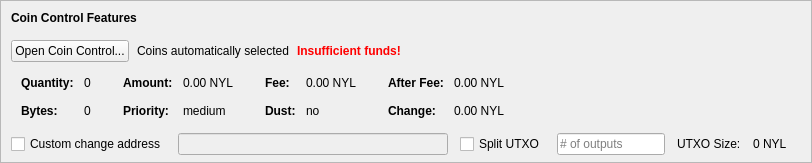
    <widget class="QFrame" name="frameCoinControl">
     <property name="sizePolicy">
      <sizepolicy hsizetype="Expanding" vsizetype="Expanding">
       <horstretch>0</horstretch>
       <verstretch>0</verstretch>
      </sizepolicy>
     </property>
     <property name="maximumSize">
      <size>
       <width>16777215</width>
       <height>16777215</height>
      </size>
     </property>
     <property name="frameShape">
      <enum>QFrame::StyledPanel</enum>
     </property>
     <property name="frameShadow">
      <enum>QFrame::Sunken</enum>
     </property>
     <layout class="QVBoxLayout" name="verticalLayoutCoinControl2">
      <property name="spacing">
       <number>0</number>
      </property>
      <property name="leftMargin">
       <number>0</number>
      </property>
      <property name="topMargin">
       <number>0</number>
      </property>
      <property name="rightMargin">
       <number>0</number>
      </property>
      <property name="bottomMargin">
       <number>6</number>
      </property>
      <item>
       <layout class="QVBoxLayout" name="verticalLayoutCoinControl" stretch="0,0,0,0,1">
        <property name="spacing">
         <number>0</number>
        </property>
        <property name="leftMargin">
         <number>10</number>
        </property>
        <property name="topMargin">
         <number>10</number>
        </property>
        <item>
         <layout class="QHBoxLayout" name="horizontalLayoutCoinControl1">
          <property name="bottomMargin">
           <number>15</number>
          </property>
          <item>
           <widget class="QLabel" name="labelCoinControlFeatures">
            <property name="sizePolicy">
             <sizepolicy hsizetype="Preferred" vsizetype="Maximum">
              <horstretch>0</horstretch>
              <verstretch>0</verstretch>
             </sizepolicy>
            </property>
            <property name="font">
             <font>
              <weight>75</weight>
              <bold>true</bold>
             </font>
            </property>
            <property name="styleSheet">
             <string notr="true">font-weight:bold;</string>
            </property>
            <property name="text">
             <string>Coin Control Features</string>
            </property>
           </widget>
          </item>
         </layout>
        </item>
        <item>
         <layout class="QHBoxLayout" name="horizontalLayoutCoinControl2" stretch="0,0,0,0">
          <property name="spacing">
           <number>8</number>
          </property>
          <property name="bottomMargin">
           <number>10</number>
          </property>
          <item>
           <widget class="QPushButton" name="pushButtonCoinControl">
            <property name="styleSheet">
             <string notr="true"/>
            </property>
            <property name="text">
             <string>Open Coin Control...</string>
            </property>
            <property name="autoDefault">
             <bool>false</bool>
            </property>
           </widget>
          </item>
          <item>
           <widget class="QLabel" name="labelCoinControlAutomaticallySelected">
            <property name="text">
             <string>Coins automatically selected</string>
            </property>
            <property name="margin">
             <number>5</number>
            </property>
           </widget>
          </item>
          <item>
           <widget class="QLabel" name="labelCoinControlInsuffFunds">
            <property name="font">
             <font>
              <weight>75</weight>
              <bold>true</bold>
             </font>
            </property>
            <property name="styleSheet">
             <string notr="true">color:red;font-weight:bold;</string>
            </property>
            <property name="text">
             <string>Insufficient funds!</string>
            </property>
            <property name="margin">
             <number>5</number>
            </property>
           </widget>
          </item>
          <item>
           <spacer name="horizontalSpacerCoinControl">
            <property name="orientation">
             <enum>Qt::Horizontal</enum>
            </property>
            <property name="sizeHint" stdset="0">
             <size>
              <width>40</width>
              <height>1</height>
             </size>
            </property>
           </spacer>
          </item>
         </layout>
        </item>
        <item>
         <widget class="QWidget" name="widgetCoinControl" native="true">
          <property name="sizePolicy">
           <sizepolicy hsizetype="Preferred" vsizetype="Preferred">
            <horstretch>0</horstretch>
            <verstretch>0</verstretch>
           </sizepolicy>
          </property>
          <property name="minimumSize">
           <size>
            <width>0</width>
            <height>0</height>
           </size>
          </property>
          <property name="styleSheet">
           <string notr="true"/>
          </property>
          <layout class="QHBoxLayout" name="horizontalLayoutCoinControl5">
           <property name="leftMargin">
            <number>0</number>
           </property>
           <property name="topMargin">
            <number>0</number>
           </property>
           <property name="rightMargin">
            <number>0</number>
           </property>
           <property name="bottomMargin">
            <number>0</number>
           </property>
           <item>
            <layout class="QHBoxLayout" name="horizontalLayoutCoinControl3" stretch="0,0,0,1">
             <property name="spacing">
              <number>20</number>
             </property>
             <property name="topMargin">
              <number>0</number>
             </property>
             <property name="bottomMargin">
              <number>10</number>
             </property>
             <item>
              <layout class="QFormLayout" name="formLayoutCoinControl1">
               <property name="horizontalSpacing">
                <number>10</number>
               </property>
               <property name="verticalSpacing">
                <number>14</number>
               </property>
               <property name="leftMargin">
                <number>10</number>
               </property>
               <property name="topMargin">
                <number>4</number>
               </property>
               <property name="rightMargin">
                <number>6</number>
               </property>
               <item row="0" column="0">
                <widget class="QLabel" name="labelCoinControlQuantityText">
                 <property name="font">
                  <font>
                   <weight>75</weight>
                   <bold>true</bold>
                  </font>
                 </property>
                 <property name="text">
                  <string>Quantity:</string>
                 </property>
                 <property name="margin">
                  <number>0</number>
                 </property>
                </widget>
               </item>
               <item row="0" column="1">
                <widget class="QLabel" name="labelCoinControlQuantity">
                 <property name="cursor">
                  <cursorShape>IBeamCursor</cursorShape>
                 </property>
                 <property name="contextMenuPolicy">
                  <enum>Qt::ActionsContextMenu</enum>
                 </property>
                 <property name="text">
                  <string notr="true">0</string>
                 </property>
                 <property name="margin">
                  <number>0</number>
                 </property>
                 <property name="textInteractionFlags">
                  <set>Qt::LinksAccessibleByMouse|Qt::TextSelectableByKeyboard|Qt::TextSelectableByMouse</set>
                 </property>
                </widget>
               </item>
               <item row="1" column="0">
                <widget class="QLabel" name="labelCoinControlBytesText">
                 <property name="font">
                  <font>
                   <weight>75</weight>
                   <bold>true</bold>
                  </font>
                 </property>
                 <property name="text">
                  <string>Bytes:</string>
                 </property>
                </widget>
               </item>
               <item row="1" column="1">
                <widget class="QLabel" name="labelCoinControlBytes">
                 <property name="cursor">
                  <cursorShape>IBeamCursor</cursorShape>
                 </property>
                 <property name="contextMenuPolicy">
                  <enum>Qt::ActionsContextMenu</enum>
                 </property>
                 <property name="text">
                  <string notr="true">0</string>
                 </property>
                 <property name="textInteractionFlags">
                  <set>Qt::LinksAccessibleByMouse|Qt::TextSelectableByKeyboard|Qt::TextSelectableByMouse</set>
                 </property>
                </widget>
               </item>
              </layout>
             </item>
             <item>
              <layout class="QFormLayout" name="formLayoutCoinControl2">
               <property name="horizontalSpacing">
                <number>10</number>
               </property>
               <property name="verticalSpacing">
                <number>14</number>
               </property>
               <property name="leftMargin">
                <number>6</number>
               </property>
               <property name="topMargin">
                <number>4</number>
               </property>
               <property name="rightMargin">
                <number>6</number>
               </property>
               <item row="0" column="0">
                <widget class="QLabel" name="labelCoinControlAmountText">
                 <property name="font">
                  <font>
                   <weight>75</weight>
                   <bold>true</bold>
                  </font>
                 </property>
                 <property name="text">
                  <string>Amount:</string>
                 </property>
                 <property name="margin">
                  <number>0</number>
                 </property>
                </widget>
               </item>
               <item row="0" column="1">
                <widget class="QLabel" name="labelCoinControlAmount">
                 <property name="cursor">
                  <cursorShape>IBeamCursor</cursorShape>
                 </property>
                 <property name="contextMenuPolicy">
                  <enum>Qt::ActionsContextMenu</enum>
                 </property>
                 <property name="text">
                  <string notr="true">0.00 NYL</string>
                 </property>
                 <property name="textInteractionFlags">
                  <set>Qt::LinksAccessibleByMouse|Qt::TextSelectableByKeyboard|Qt::TextSelectableByMouse</set>
                 </property>
                </widget>
               </item>
               <item row="1" column="0">
                <widget class="QLabel" name="labelCoinControlPriorityText">
                 <property name="font">
                  <font>
                   <weight>75</weight>
                   <bold>true</bold>
                  </font>
                 </property>
                 <property name="text">
                  <string>Priority:</string>
                 </property>
                </widget>
               </item>
               <item row="1" column="1">
                <widget class="QLabel" name="labelCoinControlPriority">
                 <property name="cursor">
                  <cursorShape>IBeamCursor</cursorShape>
                 </property>
                 <property name="contextMenuPolicy">
                  <enum>Qt::ActionsContextMenu</enum>
                 </property>
                 <property name="text">
                  <string>medium</string>
                 </property>
                 <property name="textInteractionFlags">
                  <set>Qt::LinksAccessibleByMouse|Qt::TextSelectableByKeyboard|Qt::TextSelectableByMouse</set>
                 </property>
                </widget>
               </item>
              </layout>
             </item>
             <item>
              <layout class="QFormLayout" name="formLayoutCoinControl3">
               <property name="horizontalSpacing">
                <number>10</number>
               </property>
               <property name="verticalSpacing">
                <number>14</number>
               </property>
               <property name="leftMargin">
                <number>6</number>
               </property>
               <property name="topMargin">
                <number>4</number>
               </property>
               <property name="rightMargin">
                <number>6</number>
               </property>
               <item row="0" column="0">
                <widget class="QLabel" name="labelCoinControlFeeText">
                 <property name="font">
                  <font>
                   <weight>75</weight>
                   <bold>true</bold>
                  </font>
                 </property>
                 <property name="text">
                  <string>Fee:</string>
                 </property>
                 <property name="margin">
                  <number>0</number>
                 </property>
                </widget>
               </item>
               <item row="0" column="1">
                <widget class="QLabel" name="labelCoinControlFee">
                 <property name="cursor">
                  <cursorShape>IBeamCursor</cursorShape>
                 </property>
                 <property name="contextMenuPolicy">
                  <enum>Qt::ActionsContextMenu</enum>
                 </property>
                 <property name="text">
                  <string notr="true">0.00 NYL</string>
                 </property>
                 <property name="textInteractionFlags">
                  <set>Qt::LinksAccessibleByMouse|Qt::TextSelectableByKeyboard|Qt::TextSelectableByMouse</set>
                 </property>
                </widget>
               </item>
               <item row="1" column="0">
                <widget class="QLabel" name="labelCoinControlLowOutputText">
                 <property name="font">
                  <font>
                   <weight>75</weight>
                   <bold>true</bold>
                  </font>
                 </property>
                 <property name="text">
                  <string>Dust:</string>
                 </property>
                </widget>
               </item>
               <item row="1" column="1">
                <widget class="QLabel" name="labelCoinControlLowOutput">
                 <property name="cursor">
                  <cursorShape>IBeamCursor</cursorShape>
                 </property>
                 <property name="contextMenuPolicy">
                  <enum>Qt::ActionsContextMenu</enum>
                 </property>
                 <property name="text">
                  <string>no</string>
                 </property>
                 <property name="textInteractionFlags">
                  <set>Qt::LinksAccessibleByMouse|Qt::TextSelectableByKeyboard|Qt::TextSelectableByMouse</set>
                 </property>
                </widget>
               </item>
              </layout>
             </item>
             <item>
              <layout class="QFormLayout" name="formLayoutCoinControl4">
               <property name="horizontalSpacing">
                <number>10</number>
               </property>
               <property name="verticalSpacing">
                <number>14</number>
               </property>
               <property name="leftMargin">
                <number>6</number>
               </property>
               <property name="topMargin">
                <number>4</number>
               </property>
               <property name="rightMargin">
                <number>6</number>
               </property>
               <item row="0" column="0">
                <widget class="QLabel" name="labelCoinControlAfterFeeText">
                 <property name="font">
                  <font>
                   <weight>75</weight>
                   <bold>true</bold>
                  </font>
                 </property>
                 <property name="text">
                  <string>After Fee:</string>
                 </property>
                 <property name="margin">
                  <number>0</number>
                 </property>
                </widget>
               </item>
               <item row="0" column="1">
                <widget class="QLabel" name="labelCoinControlAfterFee">
                 <property name="cursor">
                  <cursorShape>IBeamCursor</cursorShape>
                 </property>
                 <property name="contextMenuPolicy">
                  <enum>Qt::ActionsContextMenu</enum>
                 </property>
                 <property name="text">
                  <string notr="true">0.00 NYL</string>
                 </property>
                 <property name="textInteractionFlags">
                  <set>Qt::LinksAccessibleByMouse|Qt::TextSelectableByKeyboard|Qt::TextSelectableByMouse</set>
                 </property>
                </widget>
               </item>
               <item row="1" column="0">
                <widget class="QLabel" name="labelCoinControlChangeText">
                 <property name="font">
                  <font>
                   <weight>75</weight>
                   <bold>true</bold>
                  </font>
                 </property>
                 <property name="text">
                  <string>Change:</string>
                 </property>
                </widget>
               </item>
               <item row="1" column="1">
                <widget class="QLabel" name="labelCoinControlChange">
                 <property name="cursor">
                  <cursorShape>IBeamCursor</cursorShape>
                 </property>
                 <property name="contextMenuPolicy">
                  <enum>Qt::ActionsContextMenu</enum>
                 </property>
                 <property name="text">
                  <string notr="true">0.00 NYL</string>
                 </property>
                 <property name="textInteractionFlags">
                  <set>Qt::LinksAccessibleByMouse|Qt::TextSelectableByKeyboard|Qt::TextSelectableByMouse</set>
                 </property>
                </widget>
               </item>
              </layout>
             </item>
            </layout>
           </item>
          </layout>
         </widget>
        </item>
        <item>
         <layout class="QHBoxLayout" name="horizontalLayoutCoinControl4" stretch="0,0,0,0,0,0,0">
          <property name="spacing">
           <number>12</number>
          </property>
          <property name="sizeConstraint">
           <enum>QLayout::SetDefaultConstraint</enum>
          </property>
          <property name="topMargin">
           <number>5</number>
          </property>
          <property name="rightMargin">
           <number>5</number>
          </property>
          <item>
           <widget class="QCheckBox" name="checkBoxCoinControlChange">
            <property name="toolTip">
             <string>If this is activated, but the change address is empty or invalid, change will be sent to a newly generated address.</string>
            </property>
            <property name="text">
             <string>Custom change address</string>
            </property>
           </widget>
          </item>
          <item>
           <widget class="QValidatedLineEdit" name="lineEditCoinControlChange">
            <property name="enabled">
             <bool>false</bool>
            </property>
            <property name="sizePolicy">
             <sizepolicy hsizetype="Expanding" vsizetype="Fixed">
              <horstretch>0</horstretch>
              <verstretch>0</verstretch>
             </sizepolicy>
            </property>
           </widget>
          </item>
          <item>
           <widget class="QCheckBox" name="splitBlockCheckBox">
            <property name="text">
             <string>Split UTXO</string>
            </property>
           </widget>
          </item>
          <item>
           <widget class="QLineEdit" name="splitBlockLineEdit">
            <property name="sizePolicy">
             <sizepolicy hsizetype="Fixed" vsizetype="Fixed">
              <horstretch>50</horstretch>
              <verstretch>0</verstretch>
             </sizepolicy>
            </property>
            <property name="placeholderText">
             <string># of outputs</string>
            </property>
           </widget>
          </item>
          <item>
           <widget class="QLabel" name="labelBlockSizeText">
            <property name="text">
             <string>UTXO Size:</string>
            </property>
           </widget>
          </item>
          <item>
           <widget class="QLabel" name="labelBlockSize">
            <property name="text">
             <string>0 NYL</string>
            </property>
           </widget>
          </item>
          <item>
           <widget class="QLabel" name="labelCoinControlChangeLabel">
            <property name="sizePolicy">
             <sizepolicy hsizetype="Preferred" vsizetype="Expanding">
              <horstretch>0</horstretch>
              <verstretch>0</verstretch>
             </sizepolicy>
            </property>
            <property name="minimumSize">
             <size>
              <width>0</width>
              <height>0</height>
             </size>
            </property>
            <property name="text">
             <string/>
            </property>
            <property name="margin">
             <number>3</number>
            </property>
           </widget>
          </item>
         </layout>
        </item>
        <item>
         <spacer name="verticalSpacerCoinControl">
          <property name="orientation">
           <enum>Qt::Vertical</enum>
          </property>
          <property name="sizeHint" stdset="0">
           <size>
            <width>800</width>
            <height>1</height>
           </size>
          </property>
         </spacer>
        </item>
       </layout>
      </item>
     </layout>
    </widget>
